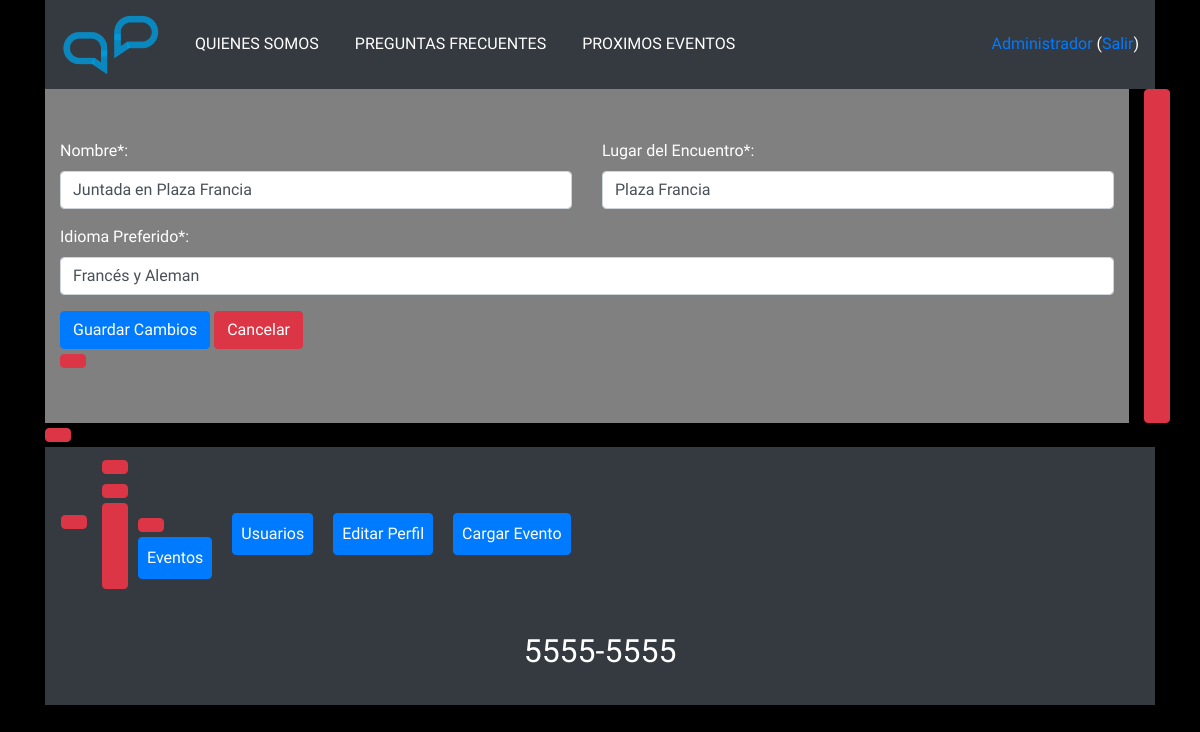
The app's page /EditarEvento.php?id=1 (signed in) with its own data.
### tables this page shows
CREATE TABLE `users` (
  `id` int(10) NOT NULL AUTO_INCREMENT,
  `name` varchar(255) NOT NULL,
  `email` varchar(190) NOT NULL,
  `password` varchar(255) NOT NULL,
  `age` int(10) NOT NULL,
  `telephone` varchar(255) NOT NULL,
  `country` varchar(255) NOT NULL,
  `website` varchar(100) NOT NULL,
  `message` varchar(100) DEFAULT NULL,
  `sex` varchar(100) NOT NULL,
  `language` varchar(100) NOT NULL,
  `role_id` int(11) DEFAULT NULL,
  `created_at` timestamp NULL DEFAULT NULL,
  `updated_at` timestamp NULL DEFAULT NULL,
  `photo` varchar(255) DEFAULT NULL,
  PRIMARY KEY (`id`),
  UNIQUE KEY `users_email_unique` (`email`)
);

CREATE TABLE `events` (
  `id` int(10) NOT NULL AUTO_INCREMENT,
  `name` varchar(190) NOT NULL,
  `site` varchar(500) NOT NULL,
  `language` varchar(100) NOT NULL,
  `status_id` int(11) DEFAULT NULL,
  `created_at` timestamp NULL DEFAULT NULL,
  `updated_at` timestamp NULL DEFAULT NULL,
  PRIMARY KEY (`id`),
  UNIQUE KEY `event_name_unique` (`name`)
);

### funciones.php (called while the page is built, shortened)
<?php
	require_once('Clases/MySQL_DB.php');
	require_once('Clases/Modelo.php');
	require_once("Clases/evento.php");
  if(isset($_SESSION['id'])) {
		$usuario = traerUsuarioPorId($_SESSION['id']);
	} else {
		$usuario = null;
	}
	function estaLogueado() {
		return isset($_SESSION['id']);
	}
	function traerUsuarioPorId($id){
		$unUsuario = new usuario(null, null);
		$unUsuario->find($id);
		if($unUsuario){
			return $unUsuario;
		}
		return false;
	}
	function traerEventoPorId($id){
		$unEvento = new evento(null, null);
		$unEvento->find($id);
		if($unEvento){
			return $unEvento;
		}
		return false;
	}
	function dbConnect(){
		$ruta = 'mysql:host=localhost; dbname=tpi_db; charset=utf8; port=3306';
		$usuario = 'root';
		$password = 'root';
		$opciones = array(PDO::MYSQL_ATTR_INIT_COMMAND => "SET NAMES utf8");
		try {
			$conn = new PDO($ruta, $usuario, $password, $opciones);
			$conn->setAttribute(PDO::ATTR_ERRMODE, PDO::ERRMODE_EXCEPTION);
			return $conn;
		}
		catch( PDOException $ErrorEnConexion ) {
			echo "Error DB, dbConnect(): ".$ErrorEnConexion->getMessage();
			return false;
		}
	}

### Clases/MySQL_DB.php (called while the page is built, shortened)
<?php
class MySQL_DB extends DB
{
  protected $conn;
  public function __construct($conn){
    if($conn){
      $this->conn = $conn;
    }else{
      try {
        $this->conn = new PDO('mysql:host=localhost; dbname=tpi_db; charset=utf8; port=3306', 'root', 'root', array(PDO::MYSQL_ATTR_INIT_COMMAND => "SET NAMES utf8"));
        $this->conn->setAttribute(PDO::ATTR_ERRMODE, PDO::ERRMODE_EXCEPTION);
      } catch (Exception $e) {
        echo $e->getMessage();
        exit;
      }
    }
  }
  public function find($tabla, $id)
  {
    $sql = 'select * from '.$tabla.' where id = :id';
    try {
      $stmt = $this->conn->prepare($sql);
      $stmt->bindValue(':id', $id);
      $stmt->execute();
    } catch(Exception $e) {
      echo "Error MySQL_DB->find();\n";
      $e->getMessage();
      exit;
    }
    return $stmt->fetch(PDO::FETCH_ASSOC);
  }
}

### Clases/Modelo.php (called while the page is built, shortened)
<?php
class Modelo
{
  public $table;
  public $datos;
  protected $db;
  public function __construct($datos=[], $conn)
  {
    $this->datos = $datos;
    $this->db = new MySQL_DB($conn);
  }
  public function getAttr($attr)
  {
    return isset($this->datos[$attr]) ? $this->datos[$attr] : null;
  }
  public function setAttr($attr, $value)
  {
    $this->datos[$attr] = $value;
  }
  public function find($id){
    $reg = $this->db->find($this->table, $id);
  }
}

### Clases/evento.php (called while the page is built, shortened)
<?php
  require_once('MySQL_DB.php');
  require_once('Modelo.php');
  class evento extends Modelo{
    public function getName(){
      return $this->getAttr('name');
    }
    public function getSite(){
      return $this->getAttr('site');
    }
    public function getLanguage(){
      return $this->getAttr('language');
    }
  }
?>

### EditarEvento.php (the view, shortened to what this page needs)
<?php
  require_once("funciones.php");
  if($_GET['id']){
    $elEvento = traerEventoPorId($_GET['id']);
  }
  $name = $elEvento->getName();
  $site = $elEvento->getSite();
  $language = $elEvento->getLanguage();
?>
<?php $TituloPagina = "Multilanguage Meetings"; include 'header.php'; ?>
    <div class="data-form">
    	<form  method="post" enctype="multipart/form-data">
    		<div class="row">
    			<div class="col-sm">
    				<div class="form-group <?= isset($errores['name']) ? 'has-error' : null ?>">
    					<label class="control-label">Nombre*:</label>
    					<input type="text" class="form-control" name="name" value="<?=$name?>">
    				</div>
    			</div>
    			<div class="col-sm">
    				<div class="form-group <?= isset($errores['site']) ? 'has-error' : null ?>">
    					<label class="control-label">Lugar del Encuentro*:</label>
    						<input class="form-control" type="text" name="site" value="<?=$site?>">
             </div>
    				</div>
    			</div>
  				<div class="row">
  					<div class="col-sm">
  						<div class="form-group <?= isset($errores['language']) ? 'has-error' : null ?>">
  							<label class="control-label">Idioma Preferido*:</label>
  							<input class="form-control" type="text" name="language" value="<?=$language?>">
    		        </div>
    					</div>
    				</div>
              <button class="btn btn-primary" type="submit">Guardar Cambios</button>
              <a class="btn btn-danger" href="VerEventos.php">Cancelar</button>
            </form>
        </div>
<?php include 'footer.php' ?>

### header.php (shortened to what this page needs)
<?php require_once("funciones.php"); ?>
<!DOCTYPE html>
<html>
  <head>
    <link rel="stylesheet" href="css/styles.css">
  </head>
  <body>
    <div class="container">
      <nav class="navbar navbar-expand-lg navbar-dark bg-dark">
        <a href="index.php" class="navbar-brand">
          <img class="logo" src="images/Logo.png">
        </a>
        <div class="collapse navbar-collapse" id="navbarSupportedContent">
          <ul class="navbar-nav mr-auto mt-2 mt-lg-0">
            <li class="nav-item active"><a href="quienesSomos.php" class="nav-link">QUIENES SOMOS</a></li>
            <li class="nav-item active"><a href="preguntasFrecuentes.php" class="nav-link">PREGUNTAS FRECUENTES</a></li>
            <li class="nav-item active"><a href="VerEventos.php" class="nav-link">PROXIMOS EVENTOS</a></li>
          </ul>
          <div>
            <?php if(estaLogueado()): ?>
              <a href=perfil.php><?= $usuario->getAttr('name') ?> </a>
              (<a href=logout.php>Salir</a>)
            <?php else: ?>
              <a href=registracion.php><ion-icon name="person"></ion-icon>Registrar</a>
              <a href=login.php><ion-icon name="log-in"></ion-icon> Ingresar</a>
            <?php endif;?>
          </div>
        </div>
      </nav>
      <div class="row">
        <div class="col-sm cuerpo color-cuerpo">

### css/styles.css (style rules this page uses)
* { box-sizing: border-box; }
body { background-color: black; font-family: 'PT Sans Narrow', sans-serif; color: white; }
.cuerpo { padding: 50px 15px; margin: 0px 15px 0px 15px; }
.color-cuerpo { background-color: grey; color: white; }
.logo { max-width: 100px; }
ul { padding: 0px; }
li { margin: 10px; padding: 0px; list-style: none; border-radius: 10px; }
a { text-decoration: none; }
::placeholder { color: white; }

### records on screen
users: name "Administrador"
events: name "Juntada en Plaza Francia", site "Plaza Francia", language "Francés y Aleman"
